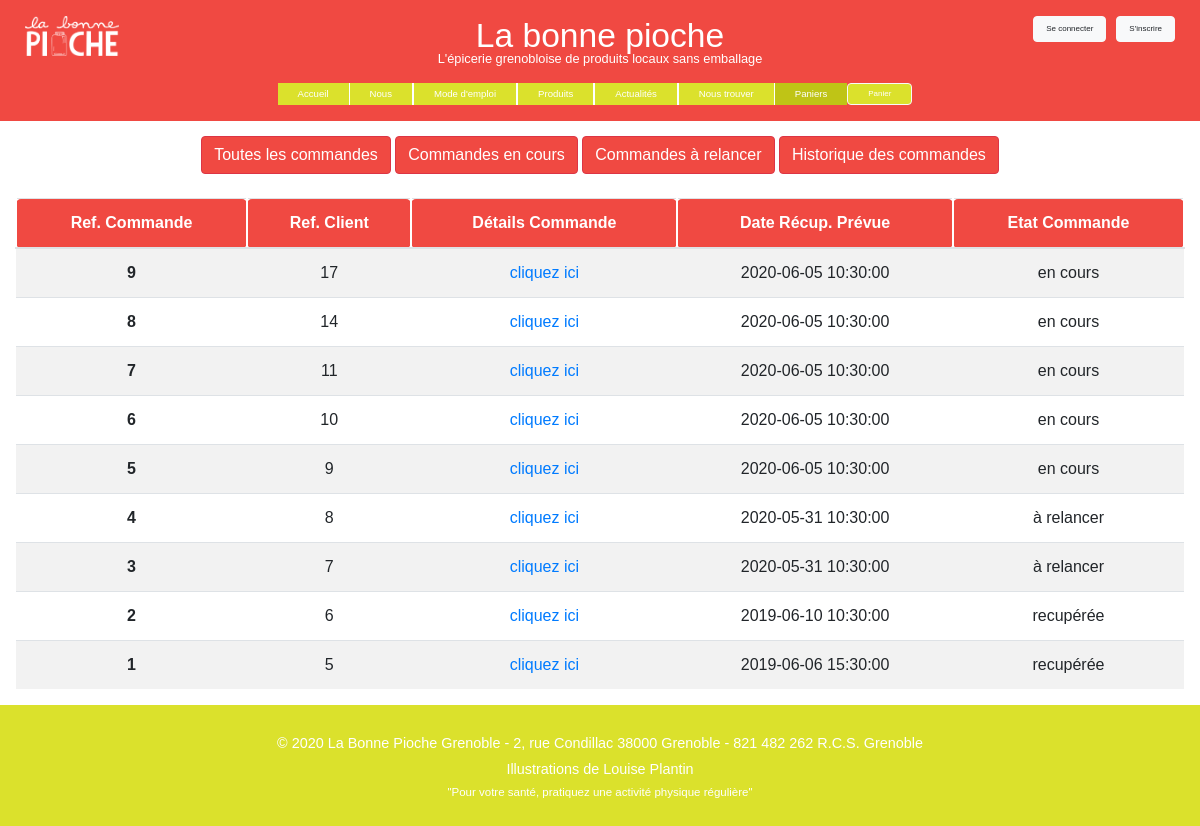
Screenshot of /controlers/commandes.ctrl.php with the database file from the repository.
### tables this page shows
CREATE TABLE commandes(
  refCommande INTEGER PRIMARY KEY,
  refClient INTEGER NOT NULL,
  dateCommande DATE,
  dateRecup DATE,
  etat STRING,
  livraison BIT,
  prix FLOAT
);

### framework/view.class.php (called while the page is built, shortened)
<?php
class View {
  private $path="";
  function __construct(string $path="") {
    $this->path = $path;
  }
  function show(string $path="") {
    $p = $path ? $path : $this->path;
    include($p);
  }
}
?>

### controlers/commandes.ctrl.php (called while the page is built)
<?php
require_once('../model/Commande.class.php');
require_once('../model/CommandeDAO.class.php');
require_once('../framework/view.class.php');
$commandes = new commandeDAO();
$list = $commandes->getAll();
$view = new View("../view/commandes.view.php");
$view->list=$list;
$view->show();
?>

### model/CommandeDAO.class.php (called while the page is built, shortened)
<?php
require_once(dirname(__FILE__).'/Commande.class.php');
class CommandeDAO {
  private $db;
  function __construct() {
    $database_commande = 'sqlite:'.dirname(__FILE__).'/../data/database.db';
    try {
      $this->db = new PDO($database_commande);
    } catch (PDOException $e) {
      die("PDO Error :".$e->getMessage()." $database_commande\n");
    }
    $this->db->setAttribute(PDO::ATTR_ERRMODE, PDO::ERRMODE_EXCEPTION);
  }
  function getAll() : Array {
    $req = "SELECT * FROM commandes ORDER BY refCommande DESC";
    $sth = $this->db->query($req);
    $resArray= $sth->fetchAll(PDO::FETCH_ASSOC);
    $commandes = array();
    foreach($resArray as $row)
    {
      $commandes[] = new Commande($row['refCommande'],$row['refClient'],$row['dateCommande'],$row['dateRecup'],$row['etat'],$row['livraison'],$row['prix']);
    }
    return $commandes;
  }
}
?>

### model/Commande.class.php (called while the page is built, shortened)
<?php
class Commande {
  public function __construct(int $refCommande, int $refClient,string $dateCommande, string $dateRecup, string $etat, $livraison = 0,float $prix)
  {
    $this->refCommande = $refCommande;
    $this->refClient = $refClient;
    $this->dateRecup = $dateRecup;
    $this->etat = $etat;
  }
  public function __get(string $attribut) {
      return $this -> $attribut;
  }
}
?>

### view/commandes.view.php (the view, shortened to what this page needs)
<!DOCTYPE html>
<html lang="fr" dir="ltr">
  <head>
    <link rel="stylesheet" href="../framework/bootstrap-4.4.1-dist/css/bootstrap.css">
    <link rel="stylesheet" href="../view/css/commandes.view.css">
  </head>
  <body>
    <?php include("../view/navbar.php") ?>
    <div class="container-fluid btns">
      <div class="row">
        <div class="col-md-12">
          <button type="button" class="btn btn-danger custom"> <a href="/La-Bonne-Pioche/controlers/commandes.ctrl.php">Toutes les commandes</a></button>
          <button type="button" class="btn btn-danger custom"> <a href="/La-Bonne-Pioche/controlers/commandesEnCours.ctrl.php">Commandes en cours</a></button>
          <button type="button" class="btn btn-danger custom"> <a href="/La-Bonne-Pioche/controlers/commandesARelancer.ctrl.php">Commandes à relancer</a></button>
          <button type="button" class="btn btn-danger custom"> <a href="/La-Bonne-Pioche/controlers/commandesPassees.ctrl.php">Historique des commandes</a></button>
        </div>
      </div>
    </div>
    <div class="container-fluid tble">
      <table class="table table-striped">
        <thead>
          <tr>
            <th scope="col" class="theader">Ref. Commande</th>
            <th scope="col" class="theader">Ref. Client</th>
            <th scope="col" class="theader">Détails Commande</th>
            <th score="col" class="theader">Date Récup. Prévue</th>
            <th scope="col" class="theader">Etat Commande</th>
          </tr>
        </thead>
        <tbody>
          <?php foreach($list as $commande) : ?>
          <tr>
            <th scope="row"><?= $commande->refCommande ?></th>
            <td><?= $commande->refClient ?></td>
            <td><a href="/La-Bonne-Pioche/controlers/commande.ctrl.php?refCommande=<?= $commande->refCommande ?>">cliquez ici </td>
            <td><?=$commande->dateRecup?></td>
            <td><?= $commande->etat ?></td>
          </tr>
          <?php endForeach; ?>
        </tbody>
      </table>
    </div>
    <?php include("../view/footer.php") ?>
  </body>
</html>

### view/css/commandes.view.css (style rules this page uses)
body { font-family: "Lulo-Clean-W01-One-Bold", sans-serif ; color: #707070; }
.custom a { text-decoration: none; color : white; text-align: center; align-self:stretch; }
.custom { background-color: #f04942; }
.theader { background-color: #f04942; border: 2px solid white; border-radius: 5px; color: white; }
tr { text-align: center; }
.btns { text-align: center; }

### rows the page displays
commandes: refCommande "9", refClient "17", dateRecup "2020-06-05 10:30:00", etat "en cours"
commandes: refCommande "8", refClient "14", dateRecup "2020-06-05 10:30:00", etat "en cours"
commandes: refCommande "7", refClient "11", dateRecup "2020-06-05 10:30:00", etat "en cours"
commandes: refCommande "6", refClient "10", dateRecup "2020-06-05 10:30:00", etat "en cours"
commandes: refCommande "5", refClient "9", dateRecup "2020-06-05 10:30:00", etat "en cours"
commandes: refCommande "4", refClient "8", dateRecup "2020-05-31 10:30:00", etat "à relancer"
commandes: refCommande "3", refClient "7", dateRecup "2020-05-31 10:30:00", etat "à relancer"
commandes: refCommande "2", refClient "6", dateRecup "2019-06-10 10:30:00", etat "recupérée"
commandes: refCommande "1", refClient "5", dateRecup "2019-06-06 15:30:00", etat "recupérée"
